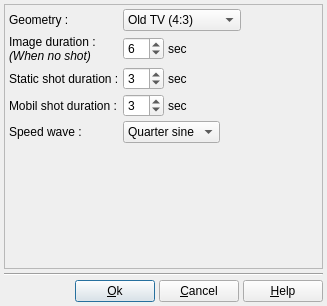
<?xml version="1.0" encoding="UTF-8"?>
<ui version="4.0">
 <class>DlgProject</class>
 <widget class="QDialog" name="DlgProject">
  <property name="geometry">
   <rect>
    <x>0</x>
    <y>0</y>
    <width>327</width>
    <height>306</height>
   </rect>
  </property>
  <property name="sizePolicy">
   <sizepolicy hsizetype="Preferred" vsizetype="Preferred">
    <horstretch>0</horstretch>
    <verstretch>0</verstretch>
   </sizepolicy>
  </property>
  <property name="font">
   <font>
    <pointsize>9</pointsize>
   </font>
  </property>
  <property name="windowTitle">
   <string>Create a new project</string>
  </property>
  <property name="modal">
   <bool>true</bool>
  </property>
  <layout class="QVBoxLayout" name="verticalLayout">
   <property name="spacing">
    <number>4</number>
   </property>
   <property name="sizeConstraint">
    <enum>QLayout::SetDefaultConstraint</enum>
   </property>
   <property name="margin">
    <number>4</number>
   </property>
   <item>
    <widget class="QScrollArea" name="scrollArea">
     <property name="frameShape">
      <enum>QFrame::StyledPanel</enum>
     </property>
     <property name="widgetResizable">
      <bool>true</bool>
     </property>
     <widget class="QWidget" name="scrollAreaWidgetContents_2">
      <property name="geometry">
       <rect>
        <x>0</x>
        <y>0</y>
        <width>317</width>
        <height>259</height>
       </rect>
      </property>
      <layout class="QGridLayout" name="gridLayout_2">
       <property name="margin">
        <number>4</number>
       </property>
       <property name="spacing">
        <number>4</number>
       </property>
       <item row="0" column="0">
        <widget class="QLabel" name="label">
         <property name="text">
          <string>Geometry :</string>
         </property>
        </widget>
       </item>
       <item row="0" column="1">
        <layout class="QHBoxLayout" name="horizontalLayout_3">
         <item>
          <widget class="QComboBox" name="GeometryCombo">
           <property name="currentIndex">
            <number>0</number>
           </property>
           <item>
            <property name="text">
             <string>Old TV (4:3)</string>
            </property>
           </item>
           <item>
            <property name="text">
             <string>TV Wide (16:9)</string>
            </property>
           </item>
           <item>
            <property name="text">
             <string>Cinema (2.35:1)</string>
            </property>
           </item>
          </widget>
         </item>
         <item>
          <spacer name="horizontalSpacer_2">
           <property name="orientation">
            <enum>Qt::Horizontal</enum>
           </property>
           <property name="sizeHint" stdset="0">
            <size>
             <width>0</width>
             <height>20</height>
            </size>
           </property>
          </spacer>
         </item>
        </layout>
       </item>
       <item row="1" column="0">
        <widget class="QLabel" name="label_5">
         <property name="text">
          <string>&lt;!DOCTYPE HTML PUBLIC &quot;-//W3C//DTD HTML 4.0//EN&quot; &quot;http://www.w3.org/TR/REC-html40/strict.dtd&quot;&gt;
&lt;html&gt;&lt;head&gt;&lt;meta name=&quot;qrichtext&quot; content=&quot;1&quot; /&gt;&lt;style type=&quot;text/css&quot;&gt;
p, li { white-space: pre-wrap; }
&lt;/style&gt;&lt;/head&gt;&lt;body style=&quot; font-family:'Ubuntu'; font-size:11pt; font-weight:400; font-style:normal;&quot;&gt;
&lt;p style=&quot; margin-top:0px; margin-bottom:0px; margin-left:0px; margin-right:0px; -qt-block-indent:0; text-indent:0px;&quot;&gt;&lt;span style=&quot; font-size:9pt;&quot;&gt;Image duration :&lt;/span&gt;&lt;/p&gt;
&lt;p style=&quot; margin-top:0px; margin-bottom:0px; margin-left:0px; margin-right:0px; -qt-block-indent:0; text-indent:0px;&quot;&gt;&lt;span style=&quot; font-size:9pt; font-style:italic;&quot;&gt;(When no shot)&lt;/span&gt;&lt;/p&gt;&lt;/body&gt;&lt;/html&gt;</string>
         </property>
        </widget>
       </item>
       <item row="1" column="1">
        <layout class="QHBoxLayout" name="horizontalLayout_5">
         <item>
          <widget class="QSpinBox" name="NoShotED">
           <property name="value">
            <number>6</number>
           </property>
          </widget>
         </item>
         <item>
          <widget class="QLabel" name="label_8">
           <property name="text">
            <string>sec</string>
           </property>
          </widget>
         </item>
         <item>
          <spacer name="horizontalSpacer_4">
           <property name="orientation">
            <enum>Qt::Horizontal</enum>
           </property>
           <property name="sizeHint" stdset="0">
            <size>
             <width>0</width>
             <height>20</height>
            </size>
           </property>
          </spacer>
         </item>
        </layout>
       </item>
       <item row="2" column="0">
        <widget class="QLabel" name="label_3">
         <property name="text">
          <string>Static shot duration :</string>
         </property>
        </widget>
       </item>
       <item row="2" column="1">
        <layout class="QHBoxLayout" name="horizontalLayout_6">
         <item>
          <widget class="QSpinBox" name="StaticShotED">
           <property name="value">
            <number>3</number>
           </property>
          </widget>
         </item>
         <item>
          <widget class="QLabel" name="label_9">
           <property name="text">
            <string>sec</string>
           </property>
          </widget>
         </item>
         <item>
          <spacer name="horizontalSpacer_5">
           <property name="orientation">
            <enum>Qt::Horizontal</enum>
           </property>
           <property name="sizeHint" stdset="0">
            <size>
             <width>0</width>
             <height>20</height>
            </size>
           </property>
          </spacer>
         </item>
        </layout>
       </item>
       <item row="3" column="0">
        <widget class="QLabel" name="label_4">
         <property name="text">
          <string>Mobil shot duration :</string>
         </property>
        </widget>
       </item>
       <item row="3" column="1">
        <layout class="QHBoxLayout" name="horizontalLayout_7">
         <item>
          <widget class="QSpinBox" name="MobilShotED">
           <property name="value">
            <number>3</number>
           </property>
          </widget>
         </item>
         <item>
          <widget class="QLabel" name="label_10">
           <property name="text">
            <string>sec</string>
           </property>
          </widget>
         </item>
         <item>
          <spacer name="horizontalSpacer_6">
           <property name="orientation">
            <enum>Qt::Horizontal</enum>
           </property>
           <property name="sizeHint" stdset="0">
            <size>
             <width>0</width>
             <height>20</height>
            </size>
           </property>
          </spacer>
         </item>
        </layout>
       </item>
       <item row="4" column="0">
        <widget class="QLabel" name="label_6">
         <property name="text">
          <string>Speed wave :</string>
         </property>
        </widget>
       </item>
       <item row="4" column="1">
        <layout class="QHBoxLayout" name="horizontalLayout_8">
         <item>
          <widget class="QComboBox" name="SpeedWaveCombo">
           <property name="currentIndex">
            <number>1</number>
           </property>
           <item>
            <property name="text">
             <string>Linear</string>
            </property>
           </item>
           <item>
            <property name="text">
             <string>Quarter sine</string>
            </property>
           </item>
          </widget>
         </item>
         <item>
          <spacer name="horizontalSpacer_7">
           <property name="orientation">
            <enum>Qt::Horizontal</enum>
           </property>
           <property name="sizeHint" stdset="0">
            <size>
             <width>0</width>
             <height>20</height>
            </size>
           </property>
          </spacer>
         </item>
        </layout>
       </item>
       <item row="5" column="0">
        <spacer name="verticalSpacer">
         <property name="orientation">
          <enum>Qt::Vertical</enum>
         </property>
         <property name="sizeHint" stdset="0">
          <size>
           <width>20</width>
           <height>40</height>
          </size>
         </property>
        </spacer>
       </item>
      </layout>
     </widget>
    </widget>
   </item>
   <item>
    <widget class="Line" name="line">
     <property name="orientation">
      <enum>Qt::Horizontal</enum>
     </property>
    </widget>
   </item>
   <item>
    <layout class="QHBoxLayout" name="horizontalLayout_2">
     <property name="spacing">
      <number>4</number>
     </property>
     <item>
      <spacer name="horizontalSpacer">
       <property name="orientation">
        <enum>Qt::Horizontal</enum>
       </property>
       <property name="sizeHint" stdset="0">
        <size>
         <width>40</width>
         <height>20</height>
        </size>
       </property>
      </spacer>
     </item>
     <item>
      <widget class="QPushButton" name="OkBt">
       <property name="text">
        <string>&amp;Ok</string>
       </property>
       <property name="icon">
        <iconset>
         <normaloff>icons/ok.png</normaloff>icons/ok.png</iconset>
       </property>
      </widget>
     </item>
     <item>
      <widget class="QPushButton" name="CancelBt">
       <property name="text">
        <string>&amp;Cancel</string>
       </property>
       <property name="icon">
        <iconset>
         <normaloff>icons/agt_action_fail.png</normaloff>icons/agt_action_fail.png</iconset>
       </property>
      </widget>
     </item>
     <item>
      <widget class="QPushButton" name="HelpBT">
       <property name="text">
        <string>&amp;Help</string>
       </property>
       <property name="icon">
        <iconset>
         <normaloff>icons/help.png</normaloff>icons/help.png</iconset>
       </property>
      </widget>
     </item>
    </layout>
   </item>
  </layout>
 </widget>
 <resources/>
 <connections/>
</ui>
